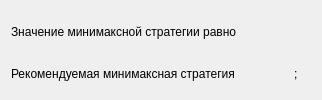
          <widget class="QWidget" name="tab_10_2">
           <attribute name="title">
            <string>Минимаксная стратегия</string>
           </attribute>
           <layout class="QVBoxLayout" name="verticalLayout_13">
            <item>
             <layout class="QHBoxLayout" name="horizontalLayout_22">
              <property name="topMargin">
               <number>6</number>
              </property>
              <item>
               <widget class="QLabel" name="label_36">
                <property name="text">
                 <string>Значение минимаксной стратегии равно</string>
                </property>
               </widget>
              </item>
              <item>
               <spacer name="horizontalSpacer_25">
                <property name="orientation">
                 <enum>Qt::Horizontal</enum>
                </property>
                <property name="sizeHint" stdset="0">
                 <size>
                  <width>40</width>
                  <height>20</height>
                 </size>
                </property>
               </spacer>
              </item>
              <item>
               <widget class="QLabel" name="res_10_2">
                <property name="text">
                 <string/>
                </property>
               </widget>
              </item>
             </layout>
            </item>
            <item>
             <layout class="QHBoxLayout" name="horizontalLayout_23">
              <property name="topMargin">
               <number>6</number>
              </property>
              <item>
               <widget class="QLabel" name="label_37">
                <property name="text">
                 <string>Рекомендуемая минимаксная стратегия</string>
                </property>
               </widget>
              </item>
              <item>
               <spacer name="horizontalSpacer_26">
                <property name="orientation">
                 <enum>Qt::Horizontal</enum>
                </property>
                <property name="sizeHint" stdset="0">
                 <size>
                  <width>40</width>
                  <height>20</height>
                 </size>
                </property>
               </spacer>
              </item>
              <item>
               <widget class="QLabel" name="str_10_3">
                <property name="text">
                 <string/>
                </property>
               </widget>
              </item>
              <item>
               <widget class="QLabel" name="label_38">
                <property name="text">
                 <string>;</string>
                </property>
               </widget>
              </item>
              <item>
               <widget class="QLabel" name="str_10_4">
                <property name="text">
                 <string/>
                </property>
               </widget>
              </item>
             </layout>
            </item>
           </layout>
          </widget>
